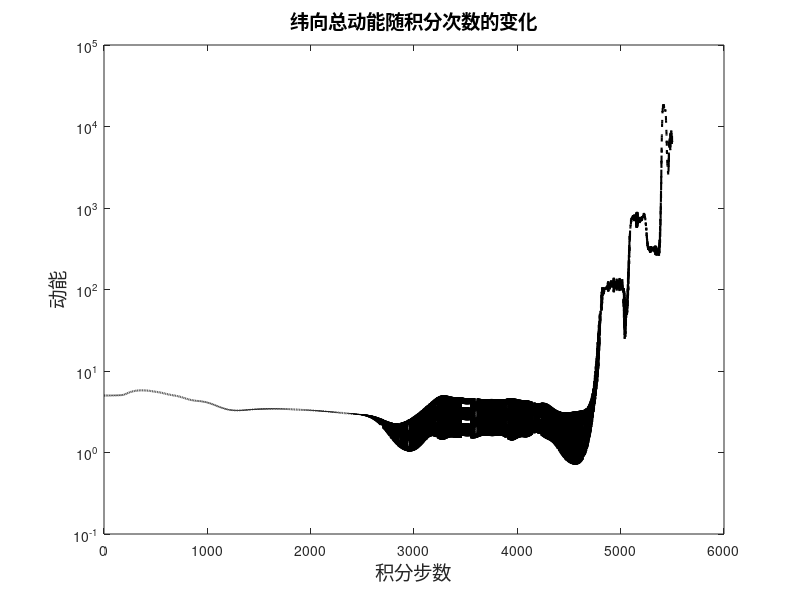

Here is the MATLAB script that generated this plot: (Note: this script raises an error after producing the figure.)
clear;clc;
%初始条件
nlon = 20;
dx = 0.1;
ntime = 5500;
dt = 0.004;
c = 1.5;
u = zeros(nlon,ntime);
u(:,1) = sin((1:nlon) * pi * dx/2);

uk = zeros(ntime,1);
uk(1) = sum(u(:,1).^2/2);
u(:,2) = u(:,1);
uk(2) = sum(u(:,2).^2/2);

%%
% 第一种格式

for step_id = 3:ntime
    for lon_id = 2:nlon-1
        u(lon_id,step_id) = u(lon_id,step_id-2) - 0.25*dt/dx * ( (u(lon_id+1,step_id-1) + u(lon_id,step_id-1))^2 - (u(lon_id,step_id-1) + u(lon_id-1,step_id-1))^2 );
        uk(step_id) = uk(step_id) + u(lon_id,step_id)^2/2;
    end
            
u(nlon,step_id) = u(nlon,step_id-1);
u(1,step_id) = u(1,step_id-1);
uk(step_id) = uk(step_id) + u(nlon,step_id)^2/2 + u(1,step_id)^2/2;
end

plot(1:ntime,uk,'--k','linewidth',1.5);
xlabel('积分步数','FontSize',14,'FontName','微软雅黑')
ylabel('动能','FontSize',14,'FontName','微软雅黑')
title("纬向总动能随积分次数的变化",'FontSize',14,'FontName','微软雅黑');
set(gca,'YScale','log')

%%
%第二种格式
ntime = 3;

for lon_id = 2:nlon-1
    eval(['syms ut',num2str(lon_id)])
end

for step_id = 3:ntime 
        
    u(nlon,step_id) = u(nlon,step_id-1);
    u(1,step_id) = u(1,step_id-1);
    ut1 = u(1,step_id-1);ut20 = u(nlon,step_id-1);
    
    for lon_id = 2:nlon-1
        eval(['eqn(lon_id-1) = (ut',num2str(lon_id),'==u(lon_id,step_id-2) - 1/16*c*dt/dx * (ut',num2str(lon_id+1),'^2+2*ut',num2str(lon_id+1),'*u(lon_id+1,step_id-1)+u(lon_id+1,step_id-1)^2-',...
            'ut',num2str(lon_id-1),'^2-2*ut',num2str(lon_id+1),'*u(lon_id+1,step_id-1)-u(lon_id+1,step_id-1)^2)','-1/24*c*dt/dx *(ut',...
            num2str(lon_id),'+u(lon_id,step_id-1))*(ut',num2str(lon_id+1),'-ut',num2str(lon_id-1),'+u(lon_id+1,step_id-1)-u(lon_id-1,step_id-1))',');'])
    end
    
    ut = [ut2,ut3,ut4,ut5,ut6,ut7,ut8,ut9,ut10,ut11,ut12,ut13,ut14,ut15,ut16,ut17,ut18,ut19];
    ut = solve(eqn, ut);
    
    for lon_id = 2:nlon-1
        eval(['u(lon_id,step_id) = ut.ut',num2str(lon_id),';'])
    end
    
    uk(step_id) = sum(u(:,step_id).^2/2);
    
end

uk(3) = sum(u(:,3).^2/2);

plot(1:ntime,uk(1:3),'--k','linewidth',1.5);
xlabel('积分步数','FontSize',14,'FontName','微软雅黑')
ylabel('动能','FontSize',14,'FontName','微软雅黑')
title("纬向总动能随积分次数的变化",'FontSize',14,'FontName','微软雅黑');